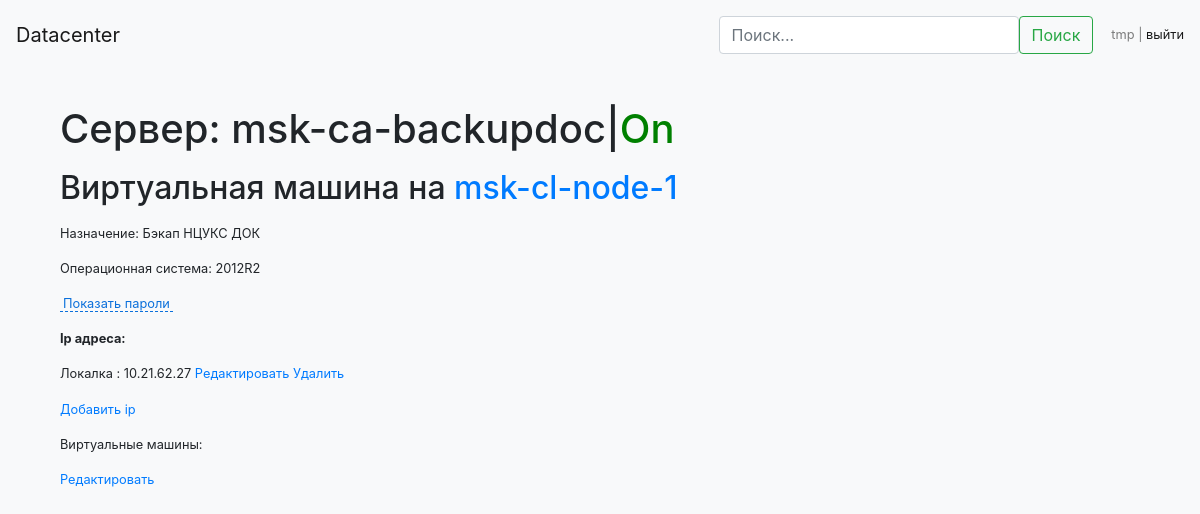
Before: /server/74 (signed in) with the older database file.
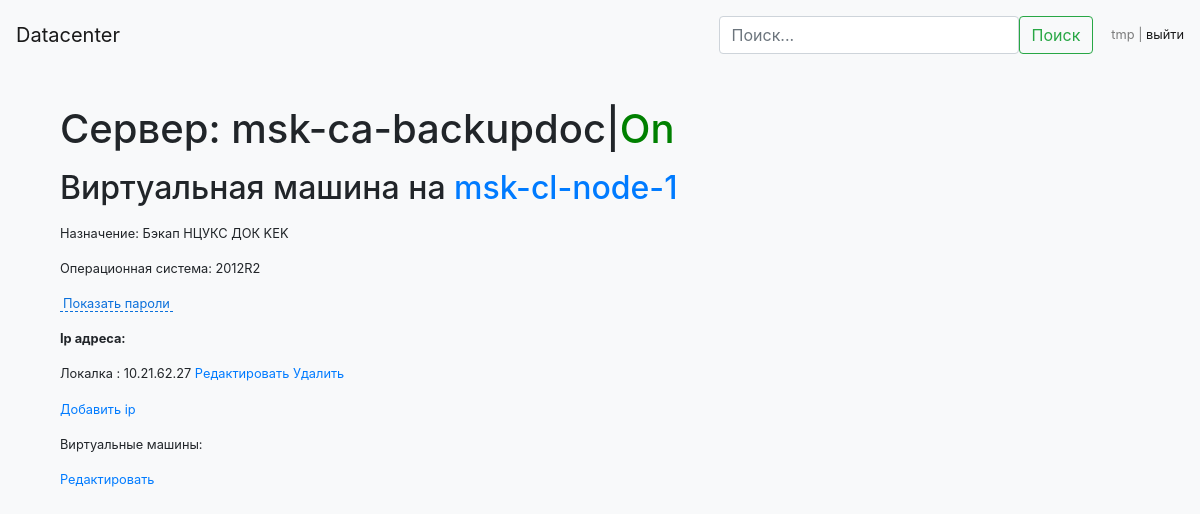
After: the same page with the newer database file.
### server_list/models.py (models this page shows, shortened)
class Server(models.Model):
    locations = {0: "front", 1: "back", 2: "full"}
    hostname = models.CharField(max_length=50)
    model = models.CharField(max_length=50, blank=True)  # separate table?
    is_physical = models.BooleanField(default=True)
    host_machine = models.ForeignKey('self', on_delete=models.SET_DEFAULT, default=None, blank=True, null=True)
    is_on = models.BooleanField(default=True)
    os = models.CharField(max_length=50, blank=True)  # separate table?
    purpose = models.CharField(max_length=200, blank=True)
    description = models.CharField(max_length=500, blank=True)
    serial_num = models.CharField(max_length=100, blank=True)
    specs = models.CharField(max_length=200, blank=True)  # as field in separate table "model"?
    sensitive_data = models.CharField(max_length=200, blank=True)  # add encryption?
    segments = models.ManyToManyField(Segment, through='Ip')
    height = models.IntegerField(blank=True, null=True)
    unit = models.IntegerField(blank=True, null=True)
    location = models.IntegerField(blank=True, null=True)
    rack = models.ForeignKey(Rack, on_delete=models.SET_DEFAULT, default=None, blank=True, null=True)
    group = models.ForeignKey(ServerGroup, on_delete=models.SET_DEFAULT, default=None, blank=True, null=True)
    hostname_lower = models.CharField(max_length=50, default='', editable=False)
    purpose_lower = models.purpose = models.CharField(max_length=200, blank=True, editable=False)

### server_list/views.py (the view)
# urls.py: url(r'^server/(?P<server_id>\d*)', views.server_view, name='server_view'),
@login_required(login_url=reverse_lazy('custom_login'))
def server_view(request, server_id):
    try:
        server = Server.objects.get(pk=server_id)
    except Server.DoesNotExist:
        raise Http404("No server found")
    ip_list = []
    for ip in server.ip_set.all():
        ip_list.append((ip.segment.name, ip.ip_as_string, ip.id))
    data_dict = {"server_id": server_id,
                 "model": server.model,
                 "hostname": server.hostname,
                 "power_state": server.is_on,
                 "os": server.os,
                 "purpose": server.purpose,
                 "ip_list": ip_list,
                 "serial_number": server.serial_num,
                 "specs": server.specs,
                 "root_ip_list": (server.ip_set.filter(segment__is_root_segment=True).distinct()),
                 "group": server.group,
                 }
    if server.is_physical:
        rack = server.rack
        room = rack.room
        territory = room.territory
        data_dict.update({"is_physical": True,
                          "unit": server.get_unit_string(),
                          "territory": territory,
                          "room": room,
                          "rack": rack,
                          "vm_list": server.server_set.all()})
    else:
        data_dict.update({"is_physical": False,
                          "host_machine": server.host_machine.hostname,
                          "host_machine_id": server.host_machine.id,
                          })
    return render(request, os.path.join('server_list', 'server_view.html'), {'server_dict': data_dict})

### server_list/templatetags/server_list_extras.py (called while the page is built)
@register.filter()
def get_dict_item(value, arg):
    value = value.get(arg)
    print("value", value)
    return value if value is not None else "none"

### server_list/templates/server_list/server_view.html (shortened to what this page needs)
{% extends 'server_list/navbar.html' %}
{% load server_list_extras %}
{% block content %}
<div class="container">
    <header>
        <h1><p>Сервер: {{ server_dict|get_dict_item:"hostname" }}{% if server_dict|get_dict_item:"power_state" %}|<font color="green">On</font>{% else %}<font color="red">Off</font>{%endif%}</p>
        </h1>
        <h2>
            {% if server_dict|get_dict_item:"is_physical" %}
            <p>Физический сервер</p>
            {%else%}
            <p>Виртуальная машина на <a href="{% url 'server_view' server_dict|get_dict_item:'host_machine_id' %}">{{server_dict|get_dict_item:"host_machine"}}</a></p>
            {%endif%}
        </h2>
    </header>
    <p>Назначение: {{server_dict|get_dict_item:"purpose"}}</p>
    <p>Операционная система: {{server_dict|get_dict_item:"os"}}</p>
    <p><a href="#" class="spoiler-trigger"><span>Показать пароли</span></a></p>
    <p><strong>Ip адреса:</strong></p>
    {% for ip in server_dict|get_dict_item:"ip_list"%}
    <p>{{ip.0}} : {{ip.1}} <a href="javascript:void(0);" onclick="open_window('{% url 'ip_edit' ip.2 %}', 'Edit ip');">Редактировать</a>
        <a href="javascript:void(0);" onclick="ajax_delete_ip({{ip.2}})">Удалить</a></p>
    {% endfor %}
    <p><a href="javascript:void(0);" onClick="open_window('{% url 'ip_new' server_dict.server_id %}', 'Добавить ip');">Добавить ip</a></p>
    {% if server_dict|get_dict_item:"vm_list" %}
    <p>Виртуальные машины:</p>
    {% endif %}
    <p><a href="{% url 'server_edit' server_dict|get_dict_item:'server_id'%}">Редактировать</a></p>
</div>
{% endblock %}

Changed rows visible on the page:
changed Server "msk-ca-backupdoc": purpose "Бэкап НЦУКС ДОК" → "Бэкап НЦУКС ДОК KEK"
